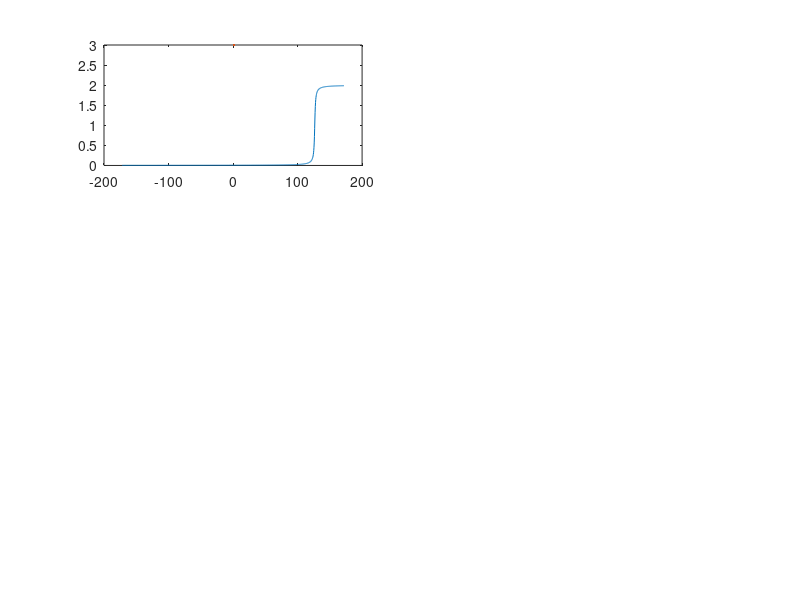

Recreate this plot in MATLAB. (Note: this script raises an error after producing the figure.)
clear all;

x = linspace(-3,3,1000);
imu = linspace(3,-3,1000);

As = 2;
Al = 2;
Ss = 1;

KdMax = 3.0;
kdMin = 0.5;

zero_leg = -4.0;
zero_shoulder = 0.07;

Slack = abs(zero_shoulder-zero_leg);


shoulder = As*(1/pi)*atan(rad2deg(x-(Slack/2))-10) + As/2 ;
leg = Al*(1/pi)*atan(rad2deg(-x -(Slack/2)) +10)- As/2 - 2*Ss ;
switching = -5*(1/pi)*atan(rad2deg(imu)-20)+1;

KD = ((KdMax-kdMin)/2)*cos((2*pi/(Slack))*(x +(Slack/2))) + kdMin + ((KdMax-kdMin)/2);

KD2 = KdMax*(1/pi)*atan(rad2deg(x-(Slack/2))-10) + KdMax*(1/pi)*atan(rad2deg(-x -(Slack/2)) +10) +(KdMax +kdMin);

s1 = (1/pi)*atan(rad2deg(x - zero_shoulder)-10) + pi/2;
s2 = (1/pi)*atan(-rad2deg(imu)-10)+ 1/2;

tot = shoulder + leg+ switching;


subplot(3,2,1)
plot(rad2deg(x),shoulder,LineWidth=3)
title("shoulder",fontsize=15)
xlabel("$\theta_{mot} (degrees)$",Interpreter="latex",fontsize=15)
xregion(-100,100,"FaceColor", 'g'); % Note, 80 is the end point so if you pan past 80, the region will stop.
xregion(100, 200, "FaceColor", [1 0 0]);
xregion(-100, -200, "FaceColor", [0 0 0.6]); 
ylabel("$\tau_{mot} (N.m)$",Interpreter="latex",FontSize=15)
txt1 = {'Transition'};
text(-20,1,txt1, fontsize=15)
txt2 = {'Support','shoulder'};
text(140,1,txt2,fontsize=15)



subplot(3,2,2)
plot(rad2deg(x),leg,LineWidth=3)
title("leg",fontsize=15)
xlabel("$\theta_{mot} (degrees)$",Interpreter="latex",FontSize=15)
xregion(-100,100,"FaceColor", 'g'); % Note, 80 is the end point so if you pan pasx_solt 80, the region will stop.
xregion(100, 200, "FaceColor", [1 0 0]);
xregion(-100, -200, "FaceColor", [0 0 0.6]);
ylabel("$\tau_{mot} (N.m)$",Interpreter="latex",FontSize=15)
txt1 = {'Support leg '};
text(-170,-3,txt1, fontsize=15)
txt2 = {'Transistion'};
text(-20,-3,txt2,fontsize=15)


subplot(3,2,3)
plot(rad2deg(imu),switching,LineWidth=3)
title("imu",FontSize=15)
xlabel("$\theta_{imu} (degrees)$",Interpreter="latex",FontSize=15)
ylabel("$\tau_{mot} (N.m)$",Interpreter="latex",FontSize=15)

xregion(-100,100,"FaceColor", 'g');
xline(10)

subplot(3,2,4)
plot(rad2deg(x),tot);
title("total")
xlabel("$\theta_{mot} (degrees)$",Interpreter="latex")
xline(rad2deg(+zero_shoulder))
xline(rad2deg(zero_leg))
xline(-10)

subplot(3,2,5)
plot(imu,s2);
title("theta_dot")
xlabel("$\theta_{mot} (degrees)$",Interpreter="latex")
xline(10)
saveas(gcf,'ArctanController.jpeg')


